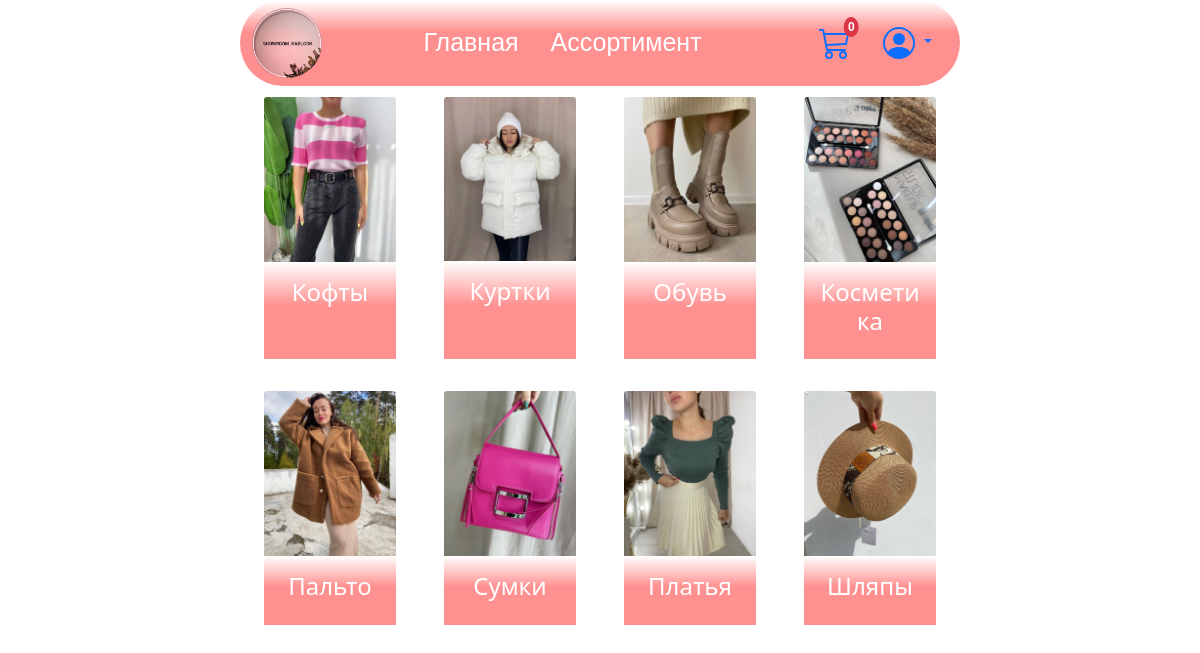
The app's page /assortment (signed in) with its own data.
### Site/models.py (models this page shows)
class Categories(models.Model):
    name = models.CharField(max_length=30,verbose_name="Название категории",null=True,blank=False)
    photo = models.ImageField(verbose_name="Фотография",null=True,blank=False)
    class Meta:
        verbose_name = "Категорию"
        verbose_name_plural = "Категории"
        ordering = ['id']
    def get_absolute_url(self):
        return reverse('category', kwargs={'category_id': self.pk})

### Site/views.py (the view)
# urls.py: path('assortment',views.assortment,name = 'assortment'),   #показать категории товаров
def assortment(request):
    categories = Categories.objects.all().order_by('id')
    return render(request, 'assortment.html',
                  {'categories': categories})

### Site/context.py (called while the page is built)
def shopping_cart(request):
    return {'counter_items_in_cart':Profile_Cart.objects.filter(user  = request.user.id).count(),
    'counter_items_in_favourite':Favourite.objects.filter(user = request.user.id).count(),
    'counter_items_in_orders':Orders.objects.filter(user = request.user.id).count()}

### Site/templates/assortment.html (shortened to what this page needs)
{% extends "base.html" %}
{% load static %}
{% block for_css %}
    <link rel="stylesheet" href="{% static 'css/assortment.css'%}" type="text/css">
{% endblock %}
{% block content %}
<div class="row row-cols-1 row-cols-lg-4 row-cols-md-3 row-cols-sm-2 gy-4 gx-0">
    {%for category in categories%}
    <div class="col px-4 py-1">
        <a class="card h-100 text-center card_new" href="{{category.get_absolute_url}}">
            <img src="/static/img/{{category.photo}}" class="card-img-top" alt="...">
            <div class="card-body">
                <p class="h4 card_name">{{category.name}}</p>
            </div>
        </a>
    </div>
    {%endfor%}
</div>
{% endblock %}

### Site/static/css/assortment.css (style rules this page uses)
.card_new { border:0px !important; text-decoration: none; }
.card-body { background: rgb(255,144,144); background: linear-gradient(0deg, rgba(255,144,144,1) 55%, rgba(255,255,255,1) 100%); border-top:1px rgba(255,144,144,1); }
.card_name { color: white; }

### Site/static/css/base.css (style rules this page uses)
html { height: 100%; overflow-x: hidden; margin-right: calc(-1 * (100vw - 100%)); }
body { width: 60%; margin-left: auto; margin-right: auto; }

### records on screen
Categories: photo (picture), name "Кофты"
Categories: photo (picture), name "Куртки"
Categories: photo (picture), name "Обувь"
Categories: photo (picture), name "Косметика"
Categories: photo (picture), name "Пальто"
Categories: photo (picture), name "Сумки"
Categories: photo (picture), name "Платья"
Categories: photo (picture), name "Шляпы"

### other values on screen
{{ counter_items_in_cart }} "0"
